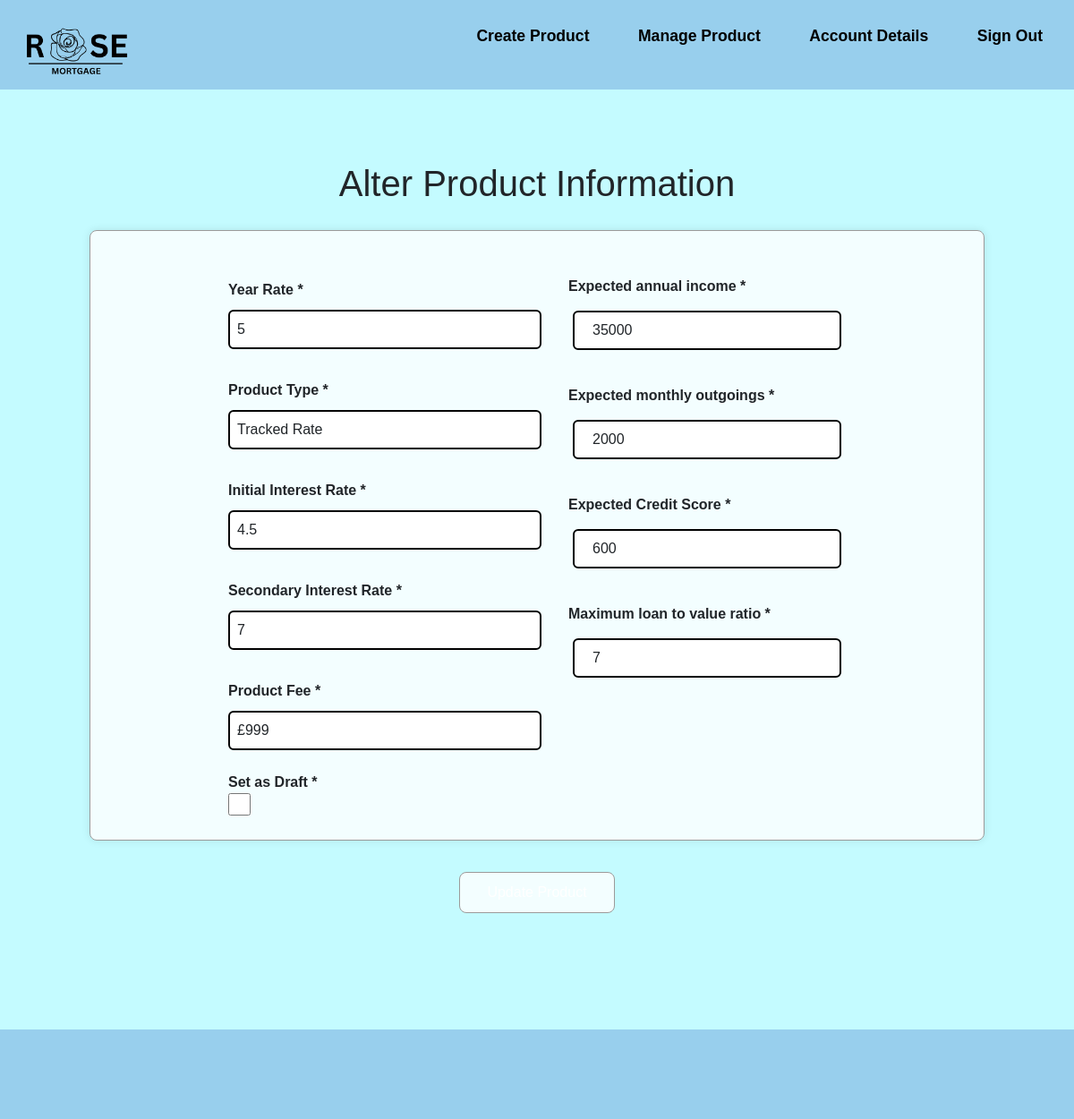
/Broker-product-update.php?id=5, run on an earlier commit of the app's database.
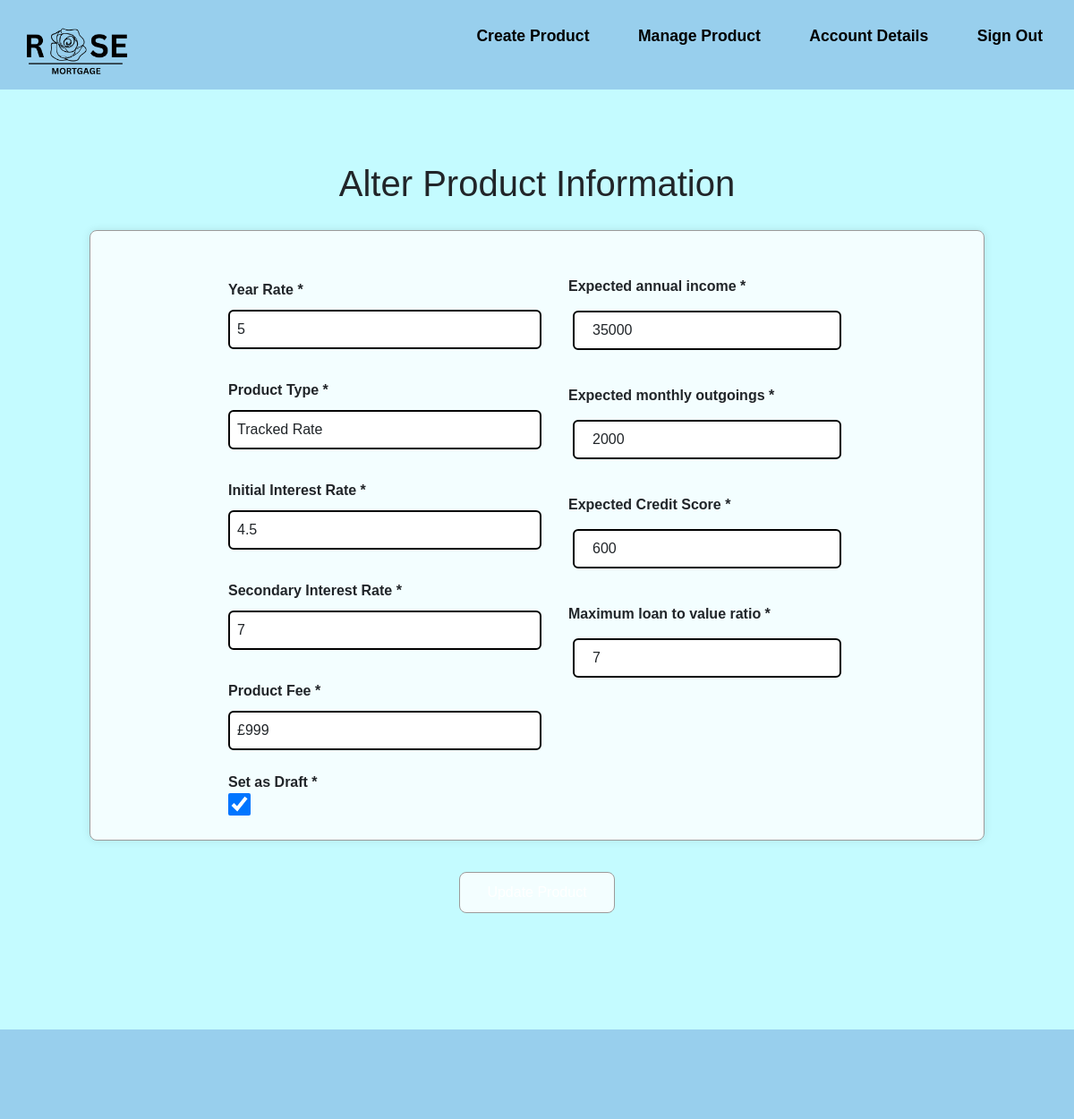
And on a later commit of the database.
### tables this page shows
CREATE TABLE "Product" (
	"Product_ID"	INTEGER NOT NULL,
	"Broker_ID"	INTEGER NOT NULL,
	"YearRate"	INTEGER NOT NULL,
	"ProductType"	TEXT NOT NULL,
	"expected_income"	INTEGER NOT NULL,
	"expected_outgoings"	INTEGER NOT NULL,
	"expected_credit_score"	INTEGER NOT NULL,
	"initial_interest_rate"	REAL NOT NULL,
	"secondary_interest_rate"	REAL NOT NULL,
	"ProductFee"	INTEGER NOT NULL,
	"mtv_ratio"	REAL NOT NULL,
	"aDraft"	INTEGER NOT NULL,
	FOREIGN KEY("Broker_ID") REFERENCES "Broker"("Broker_ID"),
	PRIMARY KEY("Product_ID" AUTOINCREMENT)
);

### Broker-product-update.php (the view, shortened to what this page needs)
<?php
include 'connection.php';
    if (isset($_GET['id'])) {
        $productId = $_GET['id'];
        $stmt = $db->prepare("SELECT * FROM Product WHERE Product_ID=?");
        $stmt->execute([$productId]);
        $product = $stmt->fetch(PDO::FETCH_ASSOC);
    }
?>
<!DOCTYPE html>
<html lang="en">
<head>
    <link rel="stylesheet" href="https://cdn.jsdelivr.net/npm/bootstrap@5.3.2/dist/css/bootstrap.min.css">
    <link href="style.css" rel="stylesheet"></link>
</head>
<body>
<header class="flex-container">
<a href="broker-manage-product.php"> <img src="Assets/logo.png" alt="Rose Mortgage"> </a>
<div>
    <ul class="nav-links">
        <li><a href="Broker-product-creation.php">Create Product</a></li>
        <li><a href="broker-manage-product.php">Manage Product</a></li>
        <li><a href="broker-account-information.php">Account Details</a></li>
        <li><a href="home.php">Sign Out</a></li>
    </ul>
</div>
</header>
    <main>
        <div class="hero">
            <h1>Alter Product Information</h1>
            <form class="product" action="broker-product-check.php" method="post">
            <div class="product-information">
                <div class="product-description">
                    <label class="label-group" for="year-rate">Year Rate *</label>
                    <input class="form-control" type="text" id="year-rate" name="year-rate" value="<?php echo $product['YearRate']; ?>"><br>
                    <label class="label-group" for="product-type">Product Type *</label>
                    <input class="form-control" type="text" id="product-type" name="product-type" value="<?php echo $product['ProductType']; ?>"><br>
                    <label class="label-group" for="base-interest">Initial Interest Rate *</label>
                    <input class="form-control" type="text" id="base-interest" name="base-interest" value="<?php echo $product['initial_interest_rate']; ?>"><br>
                    <label class="label-group" for="secondary-interest">Secondary Interest Rate *</label>
                    <input class="form-control" type="text" id="secondary-interest" name="secondary-interest" value="<?php echo $product['secondary_interest_rate']; ?>"><br>
                    <label class="label-group" for="product-fee">Product Fee *</label>
                    <input class="form-control" type="text" id="product-fee" name="product-fee" value="<?php echo $product['ProductFee']; ?>"><br>
                    <label for="isDraft">Set as Draft *</label>
                    <input type="checkbox" name="isDraft"  <?= ($product['aDraft'] == 0) ? '': 'checked'; ?> style="width:25px;height:25px"/>
                </div>
                <div class="expected-description">
                    <label  class="label-group" for="expected-income">Expected annual income *</label>
                    <input class="form-control" type="text" id="expected-income" name="expected-income" value="<?php echo $product['expected_income']; ?>"><br>
                    <label  class="label-group" for="expected-outgoings">Expected monthly outgoings *</label>
                    <input class="form-control" type="text" id="expected-outgoings" name="expected-outgoings" value="<?php echo $product['expected_outgoings']; ?>"><br>
                    <label  class="label-group" for="expected-credit">Expected Credit Score *</label>
                    <input class="form-control" type="text" id="expected-credit" name="expected-credit" value="<?php echo $product['expected_credit_score']; ?>"><br>
                    <label  class="label-group" for="mtv-ratio">Maximum loan to value ratio *</label>
                    <input class="form-control" type="text" id="mtv-ratio" name="mtv-ratio" value="<?php echo $product['mtv_ratio']; ?>"><br>
                </div>
            </div>
            <div>
                <button class="product-creation-btn" type="submit" name="updateProduct">Update Product</button>
            </div>
        </form>
    </div>
</main>
<footer>
</footer>
</body>
</html>

What changed in the data, as far as the page shows it:
changed product "Tracked Rate": aDraft "☐" → "☑"
